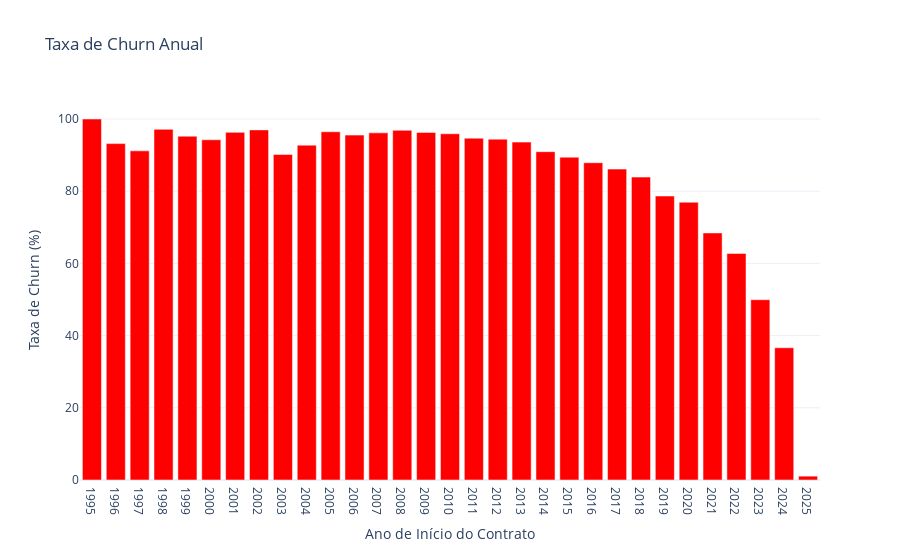

Notebook code cell kept with this figure:
### Code cell
from pyspark.sql import functions as F

# Criar a coluna do ano de início do contrato
sdf_churn_anual = tabela_filtrada_sdf.withColumn("ano_inicio", F.year("data_inicio")) \
    .groupBy("ano_inicio") \
    .agg(
        F.count("*").alias("total_clientes"),
        F.sum(F.when(F.col("data_final").isNotNull(), 1).otherwise(0)).alias("contratos_cancelados")
    ) \
    .withColumn("taxa_churn", (F.col("contratos_cancelados") / F.col("total_clientes")) * 100) \
    .orderBy("ano_inicio")

# Converter para Pandas para plotar
df_churn_anual = sdf_churn_anual.toPandas()

# Criar gráfico interativo com Plotly
fig = go.Figure()

fig.add_trace(go.Bar(
    x=df_churn_anual["ano_inicio"],
    y=df_churn_anual["taxa_churn"],
    marker_color="red",
    name="Taxa de Churn (%)"
))

# Ajustes de layout
fig.update_layout(
    title="Taxa de Churn Anual",
    xaxis_title="Ano de Início do Contrato",
    yaxis_title="Taxa de Churn (%)",
    template="plotly_white",
    xaxis=dict(tickmode="linear")
)

# Exibir o gráfico
fig.show()

### Figure 1 — Plotly figure (JSON) as saved in the notebook; plotly's stock layout.template omitted (floating-point values rounded to 4 significant figures)
{"data": [{"marker": {"color": "red"}, "name": "Taxa de Churn (%)", "type": "bar", "x": [1995, 1996, 1997, 1998, 1999, 2000, 2001, 2002, 2003, 2004, 2005, 2006, 2007, 2008, 2009, 2010, 2011, 2012, 2013, 2014, 2015, 2016, 2017, 2018, 2019, 2020, 2021, 2022, 2023, 2024, 2025], "y": [100.0, 93.18, 91.18, 97.14, 95.24, 94.25, 96.3, 96.99, 90.16, 92.76, 96.46, 95.53, 96.16, 96.87, 96.28, 95.92, 94.68, 94.42, 93.59, 90.94, 89.43, 87.89, 86.12, 83.9, 78.66, 76.95, 68.43, 62.76, 49.95, 36.63, 1.064]}], "layout": {"title": {"text": "Taxa de Churn Anual"}, "xaxis": {"tickmode": "linear", "title": {"text": "Ano de Início do Contrato"}}, "yaxis": {"title": {"text": "Taxa de Churn (%)"}}}}
